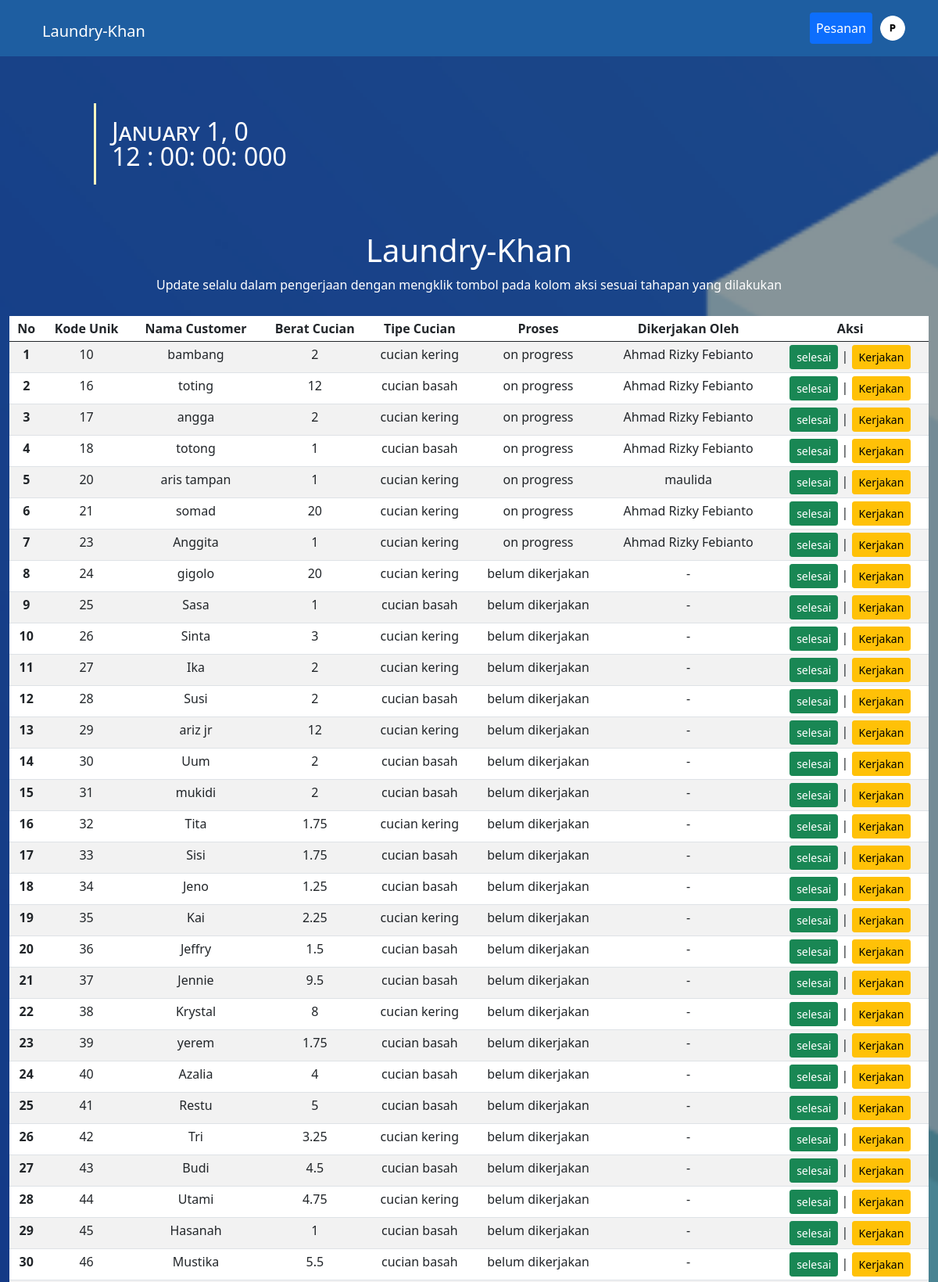
The app's page /login_page/Pegawai/index.php (upper part) with its own data.
### tables this page shows
CREATE TABLE `trx` (
  `id` int(11) NOT NULL,
  `berat` float NOT NULL,
  `nama` varchar(100) NOT NULL,
  `tipe` varchar(100) NOT NULL,
  `harga` int(11) NOT NULL,
  `status` varchar(100) DEFAULT 'belum dikerjakan',
  `dikerjakan_oleh` int(11) DEFAULT 1
);

CREATE TABLE `user` (
  `id` int(11) NOT NULL,
  `nama` varchar(100) NOT NULL,
  `username` varchar(100) NOT NULL,
  `password` varchar(100) NOT NULL,
  `role` varchar(100) DEFAULT 'pegawai',
  `email` varchar(100) NOT NULL
);

### login_page/Pegawai/index.php (the view, shortened to what this page needs)
<?php
 include("../../process/connection.php");
 $query = mysqli_query($conn,"select * from trx where status = 'on progress' or status = 'belum dikerjakan'");
 $row = 1;
 $rows =[];
 while($dat = mysqli_fetch_assoc($query)){
    $rows[] = $dat;
 }
?>
<!DOCTYPE html>
<html lang="en">
<head>
    <link rel="stylesheet" href="style.css">
    <link href="https://cdn.jsdelivr.net/npm/bootstrap@5.0.2/dist/css/bootstrap.min.css" rel="stylesheet"
>
</head>
<body onLoad="initClock()">
    <nav class="navbar navbar-expand-lg navbar-dark" id="nabar">
        <div class="container">
            <div class="container-fluid" id="logo">
                <h1><a class="navbar-brand" href="#">Laundry-Khan</a></h1>
            </div>
            <div class="collapse navbar-collapse " id="navbarNav">
                <ul class="navbar-nav nav-pills">
                    <li class="nav-item">
                        <a class="nav-link active" href="#" style="margin-right: 10px;">Pesanan</a>
                    </li>
                </ul>
                <div class="dropdown">
                    <a href="#" class="d-block link-dark text-decoration-none " data-bs-toggle="dropdown"
                        aria-expanded="false">
                        <img src="/project-pweb/asset/imgpegawai.png" alt="mdo" width="32" height="32"
                            class="rounded-circle">
                    </a>
                </div>
            </div>
        </div>
    </nav>
    <div class="container-fluid">
            <div class="shadow row overflow-auto">
            <div id="timedate">
             <a id="mon">January</a>
             <a id="d">1</a>,
             <a id="y">0</a><br />
             <a id="h">12</a> :
             <a id="m">00</a>:
             <a id="s">00</a>:
             <a id="mi">000</a>
            </div>
                <h1>Laundry-Khan</h1>
                <p>Update selalu dalam pengerjaan dengan mengklik tombol pada kolom aksi sesuai tahapan yang dilakukan</p>
                <div id="contain">
                    <table class="table table-striped table-hover table-sm" style="background-color: #FFFFFF;">
                        <thead id="header">
                            <tr id="row">
                            <th scope="col">No</th>
                            <th scope="col">Kode Unik</th>
                            <th scope="col">Nama Customer</th>
                            <th scope="col">Berat Cucian</th>
                            <th scope="col">Tipe Cucian</th>
                            <th scope="col">Proses</th>
                            <th scope="col">Dikerjakan Oleh</th>
                            <th scope="col">Aksi</th>
                            </tr>
                        </thead>
                        <tbody class="table-group-divider">
                            <?php foreach ($rows as $data) :?>
                            <tr>
                            <th scope="row"><?php echo $row ;?></th>
                            <td><?php echo $data["id"] ;?></td>
                            <td><?php echo $data["nama"] ;?></td>
                            <td><?php echo $data["berat"] ;?></td>
                            <td><?php echo $data["tipe"] ;?></td>
                            <td><?php echo $data["status"] ;?></td>
                            <?php
                                $dikerjakan = $data["dikerjakan_oleh"];
                                $query2 = mysqli_query($conn,"select user.nama from trx join user on trx.dikerjakan_oleh = user.id where trx.dikerjakan_oleh = $dikerjakan  ");
                                $dt = mysqli_fetch_array($query2);
                                $worker = $dt["nama"];
                            ?>
                            <td><?php echo $worker ;?></td>
                            <td> <a href="selesai.php?id=<?php echo $data["id"]?>" class="btn btn-success btn-sm">selesai</a> | <a href="kerjakan.php?id=<?php echo $data["id"]?>" class="btn btn-warning btn-sm">Kerjakan</a></td>
                            </tr>
                        <?php $row = $row + 1; endforeach; ?>
                        </tbody>
                    </table>
            </div>
        </div>
    </div>
</body>
</html>

### login_page/Pegawai/style.css (style rules this page uses)
body { font-family: 'Poppins', sans-serif; background-image: url(/project-pweb/asset/bgtrx.png); background-repeat: no-repeat; background-size: cover; object-fit: fill; }
nav { background-color: #1E5EA1; }
.shadow { text-align: center; background-color: rgba(0, 0, 0, 0.4); color: #ffffff; padding-bottom: 1%; align-items: center; display: flex; flex-direction: column; }
.shadow h1 { padding-top: 5%; }
.shadow p { padding-bottom: 1%; }
#timedate { font: small-caps lighter 32px/100% "Segoe UI", Frutiger, "Frutiger Linotype", "Dejavu Sans", "Helvetica Neue", Arial, sans-serif; text-align:left; width: 70%; color:#ffffff; border-left: 3px solid #FFF6BF; padding: 20px; margin-left: -10%; margin-top: 5%; }

### records on screen
trx: id "10", nama "bambang", berat "2", tipe "cucian kering", status "on progress", dikerjakan_oleh.nama "Ahmad Rizky Febianto"
trx: id "16", nama "toting", berat "12", tipe "cucian basah", status "on progress", dikerjakan_oleh.nama "Ahmad Rizky Febianto"
trx: id "17", nama "angga", berat "2", tipe "cucian kering", status "on progress", dikerjakan_oleh.nama "Ahmad Rizky Febianto"
trx: id "18", nama "totong", berat "1", tipe "cucian basah", status "on progress", dikerjakan_oleh.nama "Ahmad Rizky Febianto"
trx: id "20", nama "aris tampan", berat "1", tipe "cucian kering", status "on progress", dikerjakan_oleh.nama "maulida"
trx: id "21", nama "somad", berat "20", tipe "cucian kering", status "on progress", dikerjakan_oleh.nama "Ahmad Rizky Febianto"
trx: id "23", nama "Anggita", berat "1", tipe "cucian kering", status "on progress", dikerjakan_oleh.nama "Ahmad Rizky Febianto"
trx: id "24", nama "gigolo", berat "20", tipe "cucian kering", status "belum dikerjakan", dikerjakan_oleh.nama "-"
trx: id "25", nama "Sasa", berat "1", tipe "cucian basah", status "belum dikerjakan", dikerjakan_oleh.nama "-"
trx: id "26", nama "Sinta", berat "3", tipe "cucian kering", status "belum dikerjakan", dikerjakan_oleh.nama "-"
trx: id "27", nama "Ika", berat "2", tipe "cucian kering", status "belum dikerjakan", dikerjakan_oleh.nama "-"
trx: id "28", nama "Susi", berat "2", tipe "cucian basah", status "belum dikerjakan", dikerjakan_oleh.nama "-"
trx: id "29", nama "ariz jr", berat "12", tipe "cucian kering", status "belum dikerjakan", dikerjakan_oleh.nama "-"
trx: id "30", nama "Uum", berat "2", tipe "cucian basah", status "belum dikerjakan", dikerjakan_oleh.nama "-"
trx: id "31", nama "mukidi", berat "2", tipe "cucian basah", status "belum dikerjakan", dikerjakan_oleh.nama "-"
trx: id "32", nama "Tita", berat "1.75", tipe "cucian kering", status "belum dikerjakan", dikerjakan_oleh.nama "-"
trx: id "33", nama "Sisi", berat "1.75", tipe "cucian basah", status "belum dikerjakan", dikerjakan_oleh.nama "-"
trx: id "34", nama "Jeno", berat "1.25", tipe "cucian basah", status "belum dikerjakan", dikerjakan_oleh.nama "-"
trx: id "35", nama "Kai", berat "2.25", tipe "cucian kering", status "belum dikerjakan", dikerjakan_oleh.nama "-"
trx: id "36", nama "Jeffry", berat "1.5", tipe "cucian basah", status "belum dikerjakan", dikerjakan_oleh.nama "-"
trx: id "37", nama "Jennie", berat "9.5", tipe "cucian basah", status "belum dikerjakan", dikerjakan_oleh.nama "-"
trx: id "38", nama "Krystal", berat "8", tipe "cucian kering", status "belum dikerjakan", dikerjakan_oleh.nama "-"
trx: id "39", nama "yerem", berat "1.75", tipe "cucian basah", status "belum dikerjakan", dikerjakan_oleh.nama "-"
trx: id "40", nama "Azalia", berat "4", tipe "cucian basah", status "belum dikerjakan", dikerjakan_oleh.nama "-"
trx: id "41", nama "Restu", berat "5", tipe "cucian basah", status "belum dikerjakan", dikerjakan_oleh.nama "-"
trx: id "42", nama "Tri", berat "3.25", tipe "cucian kering", status "belum dikerjakan", dikerjakan_oleh.nama "-"
trx: id "43", nama "Budi", berat "4.5", tipe "cucian basah", status "belum dikerjakan", dikerjakan_oleh.nama "-"
trx: id "44", nama "Utami", berat "4.75", tipe "cucian kering", status "belum dikerjakan", dikerjakan_oleh.nama "-"
trx: id "45", nama "Hasanah", berat "1", tipe "cucian basah", status "belum dikerjakan", dikerjakan_oleh.nama "-"
trx: id "46", nama "Mustika", berat "5.5", tipe "cucian basah", status "belum dikerjakan", dikerjakan_oleh.nama "-"
